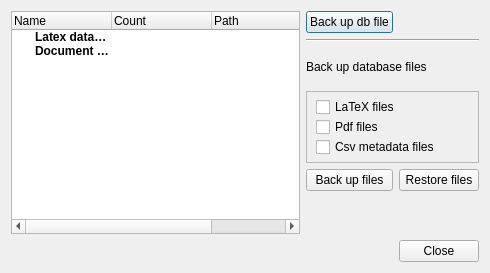
<?xml version="1.0" encoding="UTF-8"?>
<ui version="4.0">
 <class>BackUp</class>
 <widget class="QDialog" name="BackUp">
  <property name="geometry">
   <rect>
    <x>0</x>
    <y>0</y>
    <width>490</width>
    <height>273</height>
   </rect>
  </property>
  <property name="windowTitle">
   <string>Αποθήκευση φακέλων και αρχείων</string>
  </property>
  <property name="windowIcon">
   <iconset>
    <normaloff>:/pngwing.com(1).png</normaloff>:/pngwing.com(1).png</iconset>
  </property>
  <layout class="QGridLayout" name="gridLayout">
   <item row="0" column="0" rowspan="6">
    <widget class="QTreeWidget" name="OpenDatabasesTreeWidget">
     <property name="animated">
      <bool>true</bool>
     </property>
     <column>
      <property name="text">
       <string>Name</string>
      </property>
     </column>
     <column>
      <property name="text">
       <string>Count</string>
      </property>
     </column>
     <column>
      <property name="text">
       <string>Path</string>
      </property>
     </column>
     <column>
      <property name="text">
       <string>Id</string>
      </property>
     </column>
     <item>
      <property name="text">
       <string>Latex databases</string>
      </property>
      <property name="font">
       <font>
        <weight>75</weight>
        <bold>true</bold>
       </font>
      </property>
      <property name="icon">
       <iconset resource="../images.qrc">
        <normaloff>:/images/texfile.svgz</normaloff>:/images/texfile.svgz</iconset>
      </property>
      <property name="text">
       <string/>
      </property>
      <property name="text">
       <string/>
      </property>
      <property name="text">
       <string/>
      </property>
     </item>
     <item>
      <property name="text">
       <string>Document databases</string>
      </property>
      <property name="font">
       <font>
        <weight>75</weight>
        <bold>true</bold>
       </font>
      </property>
      <property name="icon">
       <iconset resource="../images.qrc">
        <normaloff>:/images/pdf.svg</normaloff>:/images/pdf.svg</iconset>
      </property>
      <property name="text">
       <string/>
      </property>
      <property name="text">
       <string/>
      </property>
      <property name="text">
       <string/>
      </property>
     </item>
    </widget>
   </item>
   <item row="1" column="1" colspan="2">
    <widget class="Line" name="line">
     <property name="orientation">
      <enum>Qt::Horizontal</enum>
     </property>
    </widget>
   </item>
   <item row="2" column="1" colspan="2">
    <widget class="QLabel" name="label">
     <property name="text">
      <string>Back up database files</string>
     </property>
    </widget>
   </item>
   <item row="5" column="1" colspan="2">
    <widget class="Switch" name="BackUpZipBase" native="true">
     <property name="text" stdset="0">
      <string>Create zip file</string>
     </property>
    </widget>
   </item>
   <item row="3" column="1" colspan="2">
    <widget class="QFrame" name="frame">
     <property name="frameShape">
      <enum>QFrame::StyledPanel</enum>
     </property>
     <property name="frameShadow">
      <enum>QFrame::Raised</enum>
     </property>
     <layout class="QVBoxLayout" name="verticalLayout">
      <property name="spacing">
       <number>0</number>
      </property>
      <property name="topMargin">
       <number>5</number>
      </property>
      <property name="bottomMargin">
       <number>5</number>
      </property>
      <item>
       <widget class="QCheckBox" name="BackUpLatexFiles">
        <property name="text">
         <string>LaTeX files</string>
        </property>
       </widget>
      </item>
      <item>
       <widget class="QCheckBox" name="BackUpPdfFiles">
        <property name="text">
         <string>Pdf files</string>
        </property>
       </widget>
      </item>
      <item>
       <widget class="QCheckBox" name="BackUpCsvFiles">
        <property name="text">
         <string>Csv metadata files</string>
        </property>
       </widget>
      </item>
     </layout>
    </widget>
   </item>
   <item row="0" column="1">
    <widget class="QPushButton" name="BackUpBaseButton">
     <property name="sizePolicy">
      <sizepolicy hsizetype="Minimum" vsizetype="Fixed">
       <horstretch>0</horstretch>
       <verstretch>0</verstretch>
      </sizepolicy>
     </property>
     <property name="text">
      <string>Back up db file</string>
     </property>
    </widget>
   </item>
   <item row="4" column="2">
    <widget class="QPushButton" name="RestoreFilesFromDB">
     <property name="text">
      <string>Restore files</string>
     </property>
    </widget>
   </item>
   <item row="4" column="1">
    <widget class="QPushButton" name="BackUpFilesButton">
     <property name="sizePolicy">
      <sizepolicy hsizetype="Minimum" vsizetype="Fixed">
       <horstretch>0</horstretch>
       <verstretch>0</verstretch>
      </sizepolicy>
     </property>
     <property name="text">
      <string>Back up files</string>
     </property>
    </widget>
   </item>
   <item row="6" column="2">
    <widget class="QDialogButtonBox" name="OkBackUp">
     <property name="sizePolicy">
      <sizepolicy hsizetype="Maximum" vsizetype="Fixed">
       <horstretch>0</horstretch>
       <verstretch>0</verstretch>
      </sizepolicy>
     </property>
     <property name="orientation">
      <enum>Qt::Horizontal</enum>
     </property>
     <property name="standardButtons">
      <set>QDialogButtonBox::Close</set>
     </property>
    </widget>
   </item>
  </layout>
 </widget>
 <customwidgets>
  <customwidget>
   <class>Switch</class>
   <extends>QWidget</extends>
   <header location="global">switch.h</header>
  </customwidget>
 </customwidgets>
 <resources>
  <include location="../images.qrc"/>
 </resources>
 <connections>
  <connection>
   <sender>OkBackUp</sender>
   <signal>clicked(QAbstractButton*)</signal>
   <receiver>BackUp</receiver>
   <slot>close()</slot>
   <hints>
    <hint type="sourcelabel">
     <x>389</x>
     <y>222</y>
    </hint>
    <hint type="destinationlabel">
     <x>251</x>
     <y>148</y>
    </hint>
   </hints>
  </connection>
 </connections>
</ui>
